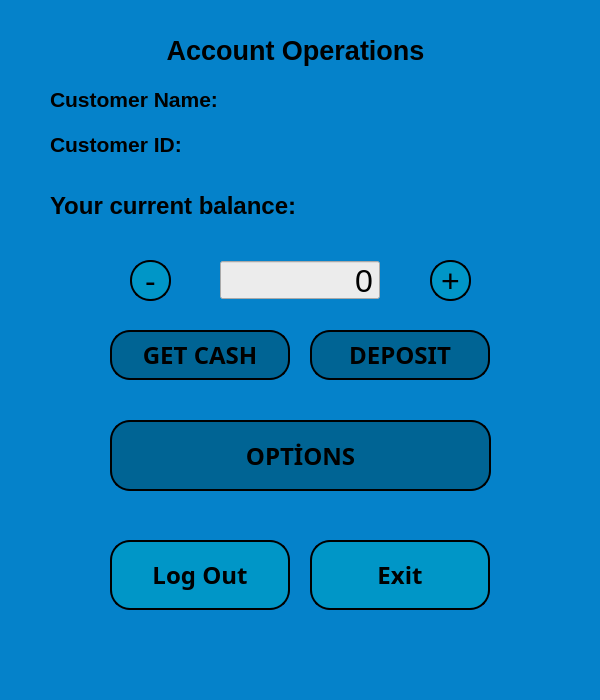
<?xml version="1.0" encoding="UTF-8"?>
<ui version="4.0">
 <class>customer_main_window</class>
 <widget class="QMainWindow" name="customer_main_window">
  <property name="windowModality">
   <enum>Qt::ApplicationModal</enum>
  </property>
  <property name="geometry">
   <rect>
    <x>0</x>
    <y>0</y>
    <width>600</width>
    <height>700</height>
   </rect>
  </property>
  <property name="minimumSize">
   <size>
    <width>600</width>
    <height>700</height>
   </size>
  </property>
  <property name="maximumSize">
   <size>
    <width>600</width>
    <height>700</height>
   </size>
  </property>
  <property name="contextMenuPolicy">
   <enum>Qt::DefaultContextMenu</enum>
  </property>
  <property name="acceptDrops">
   <bool>false</bool>
  </property>
  <property name="windowTitle">
   <string>Customer Main Window</string>
  </property>
  <property name="styleSheet">
   <string notr="true">background-color: rgb(5, 130, 202);</string>
  </property>
  <property name="inputMethodHints">
   <set>Qt::ImhNone</set>
  </property>
  <widget class="QWidget" name="centralwidget">
   <widget class="QLabel" name="csmainwdw_lbl_heading">
    <property name="geometry">
     <rect>
      <x>50</x>
      <y>10</y>
      <width>491</width>
      <height>81</height>
     </rect>
    </property>
    <property name="font">
     <font>
      <family>MS Shell Dlg 2</family>
      <pointsize>20</pointsize>
      <weight>75</weight>
      <bold>true</bold>
     </font>
    </property>
    <property name="text">
     <string>Account Operations</string>
    </property>
    <property name="alignment">
     <set>Qt::AlignCenter</set>
    </property>
   </widget>
   <widget class="QPushButton" name="csmainwdw_btn_getcash">
    <property name="geometry">
     <rect>
      <x>110</x>
      <y>330</y>
      <width>180</width>
      <height>50</height>
     </rect>
    </property>
    <property name="minimumSize">
     <size>
      <width>180</width>
      <height>50</height>
     </size>
    </property>
    <property name="maximumSize">
     <size>
      <width>180</width>
      <height>50</height>
     </size>
    </property>
    <property name="font">
     <font>
      <family>Bahnschrift SemiBold</family>
      <pointsize>18</pointsize>
      <weight>75</weight>
      <bold>true</bold>
     </font>
    </property>
    <property name="styleSheet">
     <string notr="true">QPushButton{
	background-color: rgb(0, 100, 148);

border:2px solid rgb(0, 150, 199);
border-radius:20px;
border-color:black;
}
QPushButton:hover {
     background-color: rgb(202, 240, 248);
     border:2px solid rgb(0, 150, 199);
}</string>
    </property>
    <property name="text">
     <string>GET CASH</string>
    </property>
   </widget>
   <widget class="QPushButton" name="csmainwdw_btn_returnmain">
    <property name="geometry">
     <rect>
      <x>110</x>
      <y>540</y>
      <width>180</width>
      <height>70</height>
     </rect>
    </property>
    <property name="minimumSize">
     <size>
      <width>180</width>
      <height>70</height>
     </size>
    </property>
    <property name="maximumSize">
     <size>
      <width>180</width>
      <height>70</height>
     </size>
    </property>
    <property name="font">
     <font>
      <family>Bahnschrift SemiBold</family>
      <pointsize>18</pointsize>
      <weight>75</weight>
      <bold>true</bold>
     </font>
    </property>
    <property name="styleSheet">
     <string notr="true">QPushButton {
background-color: rgb(0, 150, 199);
   border-color: rgb(66, 167, 255);
   border-bottom-color: rgb(255, 255, 255);
   border:2px solid rgb(202, 240, 248);
   border-radius:20px;
   border-color: black;
}

QPushButton:hover {
     background-color: rgb(202, 240, 248);
     border:2px solid rgb(202, 240, 248);
}
    
   </string>
    </property>
    <property name="text">
     <string>Log Out</string>
    </property>
   </widget>
   <widget class="QPushButton" name="csmainwdw_btn_exit">
    <property name="geometry">
     <rect>
      <x>310</x>
      <y>540</y>
      <width>180</width>
      <height>70</height>
     </rect>
    </property>
    <property name="minimumSize">
     <size>
      <width>180</width>
      <height>70</height>
     </size>
    </property>
    <property name="maximumSize">
     <size>
      <width>180</width>
      <height>70</height>
     </size>
    </property>
    <property name="font">
     <font>
      <family>Bahnschrift SemiBold</family>
      <pointsize>18</pointsize>
      <weight>75</weight>
      <bold>true</bold>
     </font>
    </property>
    <property name="styleSheet">
     <string notr="true">QPushButton {
background-color: rgb(0, 150, 199);
   border-color: rgb(66, 167, 255);
   border-bottom-color: rgb(255, 255, 255);
   border:2px solid rgb(202, 240, 248);
   border-radius:20px;
   border-color: black;
}

QPushButton:hover {
     background-color: rgb(202, 240, 248);
     border:2px solid rgb(202, 240, 248);
}
    
   </string>
    </property>
    <property name="text">
     <string>Exit</string>
    </property>
   </widget>
   <widget class="QPushButton" name="csmainwdw_btn_deposit">
    <property name="geometry">
     <rect>
      <x>310</x>
      <y>330</y>
      <width>180</width>
      <height>50</height>
     </rect>
    </property>
    <property name="minimumSize">
     <size>
      <width>180</width>
      <height>50</height>
     </size>
    </property>
    <property name="maximumSize">
     <size>
      <width>180</width>
      <height>50</height>
     </size>
    </property>
    <property name="font">
     <font>
      <family>Bahnschrift SemiBold</family>
      <pointsize>18</pointsize>
      <weight>75</weight>
      <bold>true</bold>
     </font>
    </property>
    <property name="styleSheet">
     <string notr="true">QPushButton{
	background-color: rgb(0, 100, 148);

border:2px solid rgb(0, 150, 199);
border-radius:20px;
border-color:black;
}
QPushButton:hover {
     background-color: rgb(202, 240, 248);
     border:2px solid rgb(0, 150, 199);
}</string>
    </property>
    <property name="text">
     <string>DEPOSIT</string>
    </property>
   </widget>
   <widget class="QPushButton" name="csmainwdw_btn_moneyup">
    <property name="geometry">
     <rect>
      <x>430</x>
      <y>260</y>
      <width>41</width>
      <height>41</height>
     </rect>
    </property>
    <property name="font">
     <font>
      <pointsize>24</pointsize>
     </font>
    </property>
    <property name="styleSheet">
     <string notr="true">QPushButton {
background-color: rgb(0, 150, 199);
   border-color: rgb(66, 167, 255);
   border-bottom-color: rgb(255, 255, 255);
   border:2px solid rgb(202, 240, 248);
   border-radius:20px;
   border-color: black;
}

QPushButton:hover {
     background-color: rgb(202, 240, 248);
     border:2px solid rgb(202, 240, 248);
}
    
   </string>
    </property>
    <property name="text">
     <string>+</string>
    </property>
    <property name="iconSize">
     <size>
      <width>16</width>
      <height>16</height>
     </size>
    </property>
   </widget>
   <widget class="QPushButton" name="csmainwdw_btn_moneydown">
    <property name="geometry">
     <rect>
      <x>130</x>
      <y>260</y>
      <width>41</width>
      <height>41</height>
     </rect>
    </property>
    <property name="font">
     <font>
      <pointsize>24</pointsize>
     </font>
    </property>
    <property name="styleSheet">
     <string notr="true">QPushButton {
background-color: rgb(0, 150, 199);
   border-color: rgb(66, 167, 255);
   border-bottom-color: rgb(255, 255, 255);
   border:2px solid rgb(202, 240, 248);
   border-radius:20px;
   border-color: black;
}

QPushButton:hover {
     background-color: rgb(202, 240, 248);
     border:2px solid rgb(202, 240, 248);
}
    
   </string>
    </property>
    <property name="text">
     <string>-</string>
    </property>
   </widget>
   <widget class="QSpinBox" name="csmainwdw_spinbox_money">
    <property name="geometry">
     <rect>
      <x>220</x>
      <y>260</y>
      <width>160</width>
      <height>40</height>
     </rect>
    </property>
    <property name="font">
     <font>
      <family>.AppleSystemUIFont</family>
      <pointsize>24</pointsize>
      <weight>50</weight>
      <italic>false</italic>
      <bold>false</bold>
     </font>
    </property>
    <property name="focusPolicy">
     <enum>Qt::WheelFocus</enum>
    </property>
    <property name="styleSheet">
     <string notr="true">font: 24pt &quot;.AppleSystemUIFont&quot;;
background-color: rgb(236, 236, 236);</string>
    </property>
    <property name="inputMethodHints">
     <set>Qt::ImhDigitsOnly</set>
    </property>
    <property name="alignment">
     <set>Qt::AlignRight|Qt::AlignTrailing|Qt::AlignVCenter</set>
    </property>
    <property name="buttonSymbols">
     <enum>QAbstractSpinBox::NoButtons</enum>
    </property>
    <property name="suffix">
     <string/>
    </property>
    <property name="minimum">
     <number>0</number>
    </property>
    <property name="maximum">
     <number>1000000</number>
    </property>
    <property name="singleStep">
     <number>100</number>
    </property>
    <property name="value">
     <number>0</number>
    </property>
   </widget>
   <widget class="QLabel" name="csmainwdw_lbl_resultmessage">
    <property name="geometry">
     <rect>
      <x>50</x>
      <y>390</y>
      <width>501</width>
      <height>33</height>
     </rect>
    </property>
    <property name="font">
     <font>
      <family>Bahnschrift SemiBold</family>
      <pointsize>14</pointsize>
      <weight>75</weight>
      <bold>true</bold>
     </font>
    </property>
    <property name="styleSheet">
     <string notr="true"/>
    </property>
    <property name="text">
     <string/>
    </property>
    <property name="alignment">
     <set>Qt::AlignCenter</set>
    </property>
   </widget>
   <widget class="QWidget" name="layoutWidget">
    <property name="geometry">
     <rect>
      <x>50</x>
      <y>80</y>
      <width>491</width>
      <height>83</height>
     </rect>
    </property>
    <layout class="QHBoxLayout" name="horizontalLayout">
     <item>
      <layout class="QVBoxLayout" name="verticalLayout">
       <item>
        <widget class="QLabel" name="csmainwdw_lbl_CSname_heading">
         <property name="font">
          <font>
           <family>MS Shell Dlg 2</family>
           <pointsize>16</pointsize>
           <weight>75</weight>
           <bold>true</bold>
          </font>
         </property>
         <property name="text">
          <string>Customer Name:</string>
         </property>
        </widget>
       </item>
       <item>
        <widget class="QLabel" name="csmainwdw_lbl_CSID_heading">
         <property name="font">
          <font>
           <family>MS Shell Dlg 2</family>
           <pointsize>16</pointsize>
           <weight>75</weight>
           <bold>true</bold>
          </font>
         </property>
         <property name="text">
          <string>Customer ID:</string>
         </property>
        </widget>
       </item>
      </layout>
     </item>
     <item>
      <layout class="QVBoxLayout" name="verticalLayout_2">
       <item>
        <widget class="QLabel" name="csmainwdw_lbl_CSname_show">
         <property name="font">
          <font>
           <family>MS Shell Dlg 2</family>
           <pointsize>14</pointsize>
           <weight>50</weight>
           <italic>false</italic>
           <bold>false</bold>
          </font>
         </property>
         <property name="styleSheet">
          <string notr="true">font: 14pt &quot;MS Shell Dlg 2&quot;;</string>
         </property>
         <property name="text">
          <string/>
         </property>
         <property name="scaledContents">
          <bool>false</bool>
         </property>
         <property name="alignment">
          <set>Qt::AlignRight|Qt::AlignTrailing|Qt::AlignVCenter</set>
         </property>
        </widget>
       </item>
       <item>
        <widget class="QLabel" name="csmainwdw_lbl_CSID_show">
         <property name="font">
          <font>
           <family>MS Shell Dlg 2</family>
           <pointsize>14</pointsize>
           <weight>50</weight>
           <italic>false</italic>
           <bold>false</bold>
          </font>
         </property>
         <property name="styleSheet">
          <string notr="true">font: 14pt &quot;MS Shell Dlg 2&quot;;</string>
         </property>
         <property name="text">
          <string/>
         </property>
         <property name="scaledContents">
          <bool>false</bool>
         </property>
         <property name="alignment">
          <set>Qt::AlignRight|Qt::AlignTrailing|Qt::AlignVCenter</set>
         </property>
        </widget>
       </item>
      </layout>
     </item>
    </layout>
   </widget>
   <widget class="QWidget" name="layoutWidget">
    <property name="geometry">
     <rect>
      <x>50</x>
      <y>180</y>
      <width>491</width>
      <height>51</height>
     </rect>
    </property>
    <layout class="QHBoxLayout" name="horizontalLayout_2">
     <item>
      <widget class="QLabel" name="csmainwdw_lbl_balanceheading">
       <property name="font">
        <font>
         <family>.AppleSystemUIFont</family>
         <pointsize>18</pointsize>
         <weight>75</weight>
         <bold>true</bold>
        </font>
       </property>
       <property name="text">
        <string>Your current balance:</string>
       </property>
      </widget>
     </item>
     <item>
      <widget class="QLabel" name="csmainwdw_lbl_balanceshow">
       <property name="font">
        <font>
         <pointsize>18</pointsize>
        </font>
       </property>
       <property name="styleSheet">
        <string notr="true">color: rgb(0, 0, 0);
</string>
       </property>
       <property name="text">
        <string/>
       </property>
       <property name="textFormat">
        <enum>Qt::AutoText</enum>
       </property>
       <property name="alignment">
        <set>Qt::AlignRight|Qt::AlignTrailing|Qt::AlignVCenter</set>
       </property>
      </widget>
     </item>
    </layout>
   </widget>
   <widget class="QPushButton" name="csmainwdw_btn_option">
    <property name="geometry">
     <rect>
      <x>110</x>
      <y>420</y>
      <width>381</width>
      <height>71</height>
     </rect>
    </property>
    <property name="font">
     <font>
      <family>Bahnschrift SemiBold</family>
      <pointsize>18</pointsize>
      <weight>75</weight>
      <bold>true</bold>
     </font>
    </property>
    <property name="styleSheet">
     <string notr="true">QPushButton{
	background-color: rgb(0, 100, 148);

border:2px solid rgb(0, 150, 199);
border-radius:20px;
border-color:black;
}
QPushButton:hover {
     background-color: rgb(202, 240, 248);
     border:2px solid rgb(0, 150, 199);
}</string>
    </property>
    <property name="text">
     <string>OPTİONS</string>
    </property>
   </widget>
  </widget>
  <widget class="QStatusBar" name="statusbar"/>
 </widget>
 <resources/>
 <connections>
  <connection>
   <sender>csmainwdw_btn_moneyup</sender>
   <signal>clicked(bool)</signal>
   <receiver>csmainwdw_spinbox_money</receiver>
   <slot>stepUp()</slot>
   <hints>
    <hint type="sourcelabel">
     <x>440</x>
     <y>281</y>
    </hint>
    <hint type="destinationlabel">
     <x>265</x>
     <y>281</y>
    </hint>
   </hints>
  </connection>
  <connection>
   <sender>csmainwdw_btn_moneydown</sender>
   <signal>clicked(bool)</signal>
   <receiver>csmainwdw_spinbox_money</receiver>
   <slot>stepDown()</slot>
   <hints>
    <hint type="sourcelabel">
     <x>138</x>
     <y>281</y>
    </hint>
    <hint type="destinationlabel">
     <x>230</x>
     <y>281</y>
    </hint>
   </hints>
  </connection>
 </connections>
</ui>
